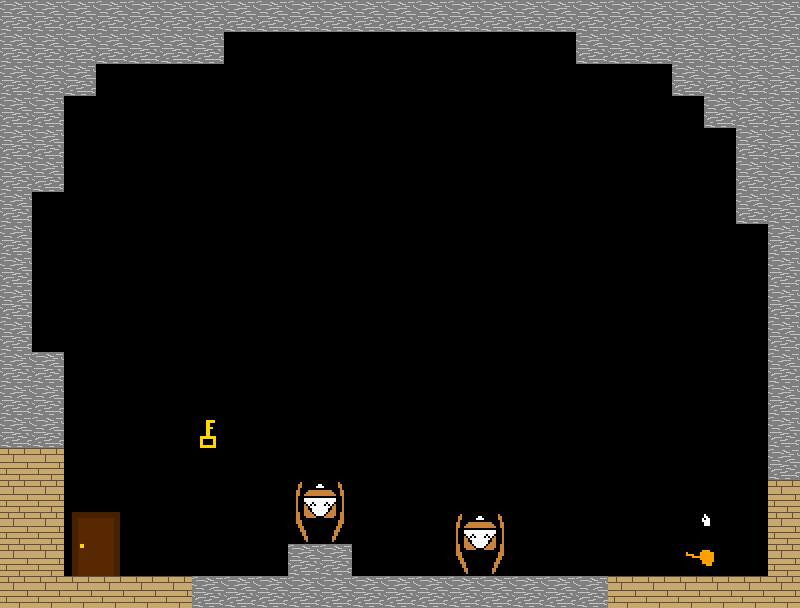

Below is a game level as drawn by its tile map, then a one-line description and the .tmx that defines it (tile-layer data replaced by summaries):
An orthogonal 25x19 tile map with 32x32 px tiles, 2 tile layers (Ombre, Static), 5 tilesets.

<map version="1.2" tiledversion="1.3.5" orientation="orthogonal" renderorder="right-up" width="25" height="19" tilewidth="32" tileheight="32" infinite="0" nextlayerid="6" nextobjectid="1">
 <editorsettings>
  <export target="Salle3.xml" format="tmx" />
 </editorsettings>
 <properties>
  <property name="Temps" type="int" value="30" />
 </properties>
 <tileset firstgid="1" source="StaticTile.tsx" />
 <tileset firstgid="3" source="GoalTile.tsx" />
 <tileset firstgid="5" source="EnnemiTile.tsx" />
 <tileset firstgid="9" source="PickUpTile.tsx" />
 <tileset firstgid="13" source="OmbreTile.tsx" />
 <layer id="5" name="Ombre" width="25" height="19">
  <data>[475 cells, 27 non-empty, 2 distinct tile ids]</data>
 </layer>
 <layer id="1" name="Static" width="25" height="19">
  <data>[475 cells, 123 non-empty, 6 distinct tile ids]</data>
 </layer>
</map>